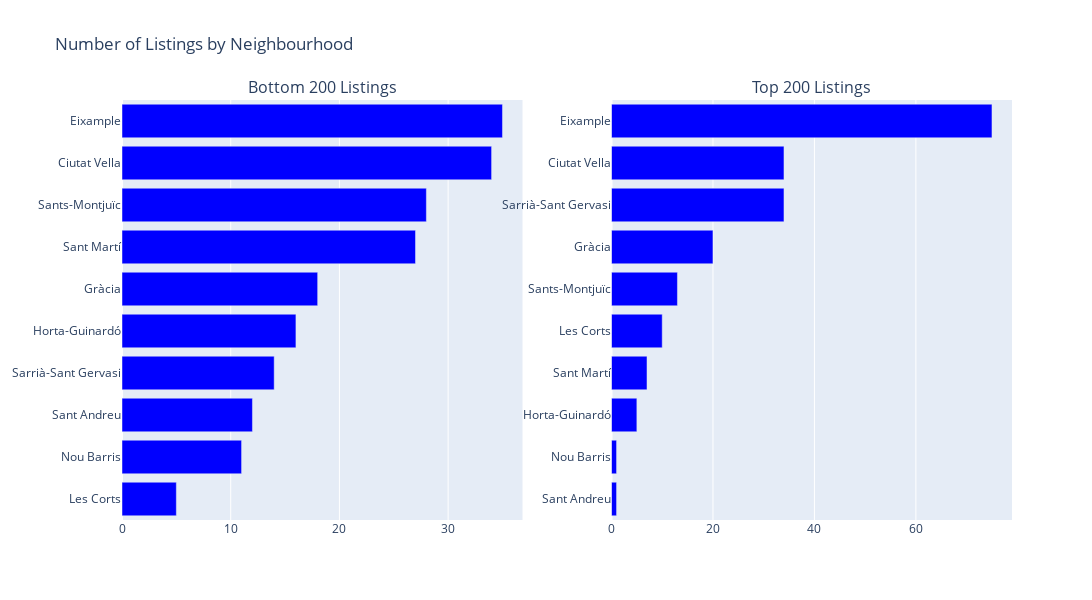

The notebook cell this image was saved under:
### Code cell
# Calcular la frecuencia para los 50 peores listings
feq_bottom = bottom_200['neighbourhood_group_cleansed'].value_counts().sort_values(ascending=True)

# Calcular la frecuencia para los 50 mejores listings
feq_top = top_200['neighbourhood_group_cleansed'].value_counts().sort_values(ascending=True)

# Crear subplots con 1 fila y 2 columnas
fig = make_subplots(rows=1, cols=2, subplot_titles=("Bottom 200 Listings", "Top 200 Listings"))

# Gráfico para los 200 peores listings
fig.add_trace(go.Bar(
    y=feq_bottom.index,
    x=feq_bottom.values,
    orientation='h',
    marker=dict(color='blue'),
    name='Bottom 50'
), row=1, col=1)

# Gráfico para los 200 mejores listings
fig.add_trace(go.Bar(
    y=feq_top.index,
    x=feq_top.values,
    orientation='h',
    marker=dict(color='blue'),
    name='Top 50'
), row=1, col=2)

# Actualizar el layout
fig.update_layout(
    title_text="Lista del número de grupos vecinales",
    height=600,
    width=1200,
    showlegend=False
)

# Mostrar el gráfico
fig.show()

### Figure 1 — Plotly figure (JSON) as saved in the notebook; plotly's stock layout.template omitted (floating-point values rounded to 4 significant figures)
{"data": [{"marker": {"color": "blue"}, "name": "Bottom 50", "orientation": "h", "type": "bar", "x": [5, 11, 12, 14, 16, 18, 27, 28, 34, 35], "xaxis": "x", "y": ["Les Corts", "Nou Barris", "Sant Andreu", "Sarrià-Sant Gervasi", "Horta-Guinardó", "Gràcia", "Sant Martí", "Sants-Montjuïc", "Ciutat Vella", "Eixample"], "yaxis": "y"}, {"marker": {"color": "blue"}, "name": "Top 50", "orientation": "h", "type": "bar", "x": [1, 1, 5, 7, 10, 13, 20, 34, 34, 75], "xaxis": "x2", "y": ["Sant Andreu", "Nou Barris", "Horta-Guinardó", "Sant Martí", "Les Corts", "Sants-Montjuïc", "Gràcia", "Sarrià-Sant Gervasi", "Ciutat Vella", "Eixample"], "yaxis": "y2"}], "layout": {"annotations": [{"font": {"size": 16}, "showarrow": false, "text": "Bottom 200 Listings", "x": 0.225, "xanchor": "center", "xref": "paper", "y": 1, "yanchor": "bottom", "yref": "paper"}, {"font": {"size": 16}, "showarrow": false, "text": "Top 200 Listings", "x": 0.775, "xanchor": "center", "xref": "paper", "y": 1, "yanchor": "bottom", "yref": "paper"}], "height": 600, "showlegend": false, "title": {"text": "Number of Listings by Neighbourhood"}, "width": 1200, "xaxis": {"anchor": "y", "domain": [0, 0.45]}, "xaxis2": {"anchor": "y2", "domain": [0.55, 1]}, "yaxis": {"anchor": "x", "domain": [0, 1]}, "yaxis2": {"anchor": "x2", "domain": [0, 1]}}}
